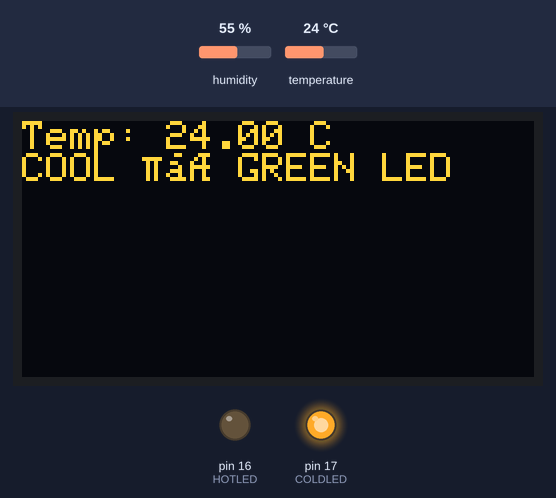
The sketch below on a simulated Arduino Uno, built with avr-gcc and run on an emulated ATmega328P. On the bench: 128×64 one-colour display, output pins drawn as LEDs (lit = HIGH). The test bench sets the inputs (shaded band); at power-on: temperature 24 °C, humidity 55 %. The OLED is the two-colour kind (top 16 rows yellow); what the sketch prints to the serial monitor is not drawn.

Above: at 2.9 s.
3.0 s: temperature set to 28 °C
At 4.6 s:
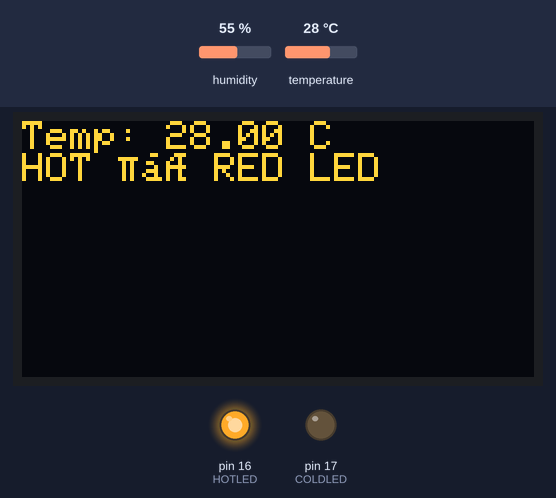
5.8 s: temperature set to 24 °C
At 6.9 s:
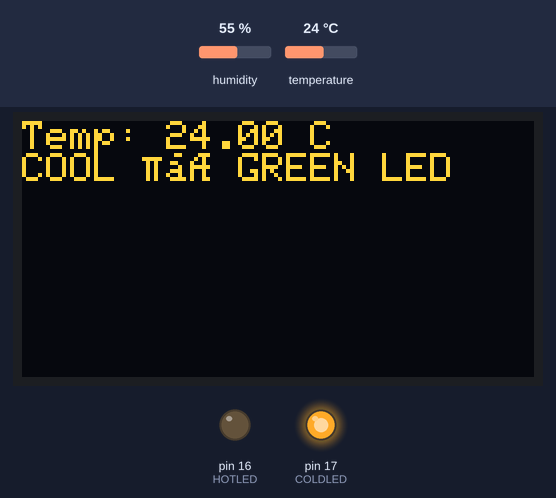
8.6 s: temperature set to 12 °C
At 11.5 s:
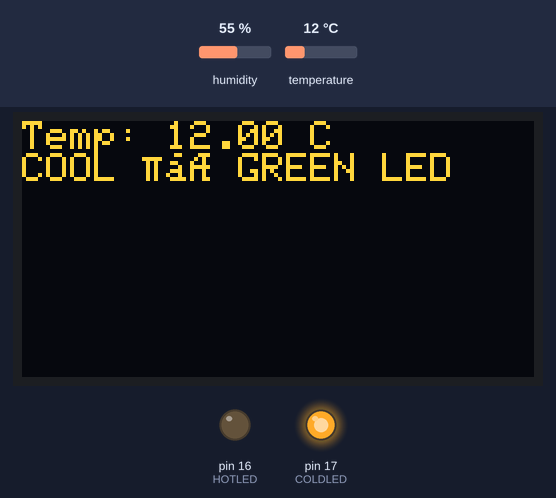
Timing chart, 0 to 13.0 s (numbered marks = the images above; inputs shaded):
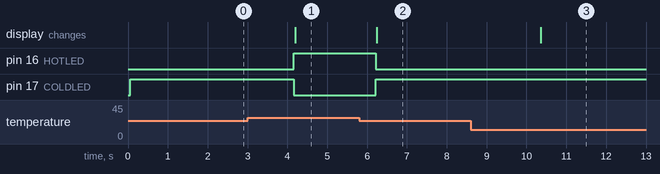

Measured:
- the behaviour switches between 26 and 25 °C on temperature (found by bisection; images 1 and 2)
- after the input at 3.0 s, pin 16 (HOTLED): LOW → HIGH after 1.2 s; pin 17 (COLDLED): HIGH → LOW after 1.2 s; the display: changes after 1.2 s (image 1)
- after the input at 5.8 s, pin 16 (HOTLED): HIGH → LOW after 0.42 s; pin 17 (COLDLED): LOW → HIGH after 0.42 s; the display: changes after 0.45 s (image 2)
- after the input at 8.6 s, the display: changes after 1.8 s (image 3)

The sketch:

Prototype-w-OLED-Display.ino
```cpp
#include <DHT.h>
#include <Wire.h>
#include <Adafruit_GFX.h>
#include <Adafruit_SSD1306.h>

#define DHTPIN 4
#define DHTTYPE DHT11
#define HOTLED 16
#define COLDLED 17
#define TEMP 25

// OLED setup
#define SCREEN_WIDTH 128
#define SCREEN_HEIGHT 64
#define OLED_RESET -1
Adafruit_SSD1306 display(SCREEN_WIDTH, SCREEN_HEIGHT, &Wire, OLED_RESET);

DHT dht(DHTPIN, DHTTYPE);

void setup() {
  Serial.begin(9600);
  dht.begin();

  pinMode(HOTLED, OUTPUT);
  pinMode(COLDLED, OUTPUT);

  digitalWrite(HOTLED, LOW);
  digitalWrite(COLDLED, LOW);

  // Initialize OLED
  if(!display.begin(SSD1306_SWITCHCAPVCC, 0x3C)) { // I2C address 0x3C is common
    Serial.println(F("LCD init failed"));
    for(;;); // Halt if display fails
  }
  display.clearDisplay();
  display.setTextSize(1);
  display.setTextColor(SSD1306_WHITE);
}

void loop() {
  float temp = dht.readTemperature();

  if(isnan(temp)) {
    Serial.println("Check DHT11 Sense Pin!");
    display.clearDisplay();
    display.setCursor(0,0);
    display.println("Sensor Error!");
    display.display();
    return;
  }

  Serial.print("Temperature: ");
  Serial.print(temp);
  Serial.println(" degrees Celsius");

  String status;
  if (temp > TEMP) {
    digitalWrite(HOTLED, HIGH);
    digitalWrite(COLDLED, LOW);
    status = "HOT → RED LED";
  } else {
    digitalWrite(HOTLED, LOW);
    digitalWrite(COLDLED, HIGH);
    status = "COOL → GREEN LED";
  }

  // OLED output
  display.clearDisplay();
  display.setCursor(0,0);
  display.print("Temp: ");
  display.print(temp);
  display.println(" C");
  display.println(status);
  display.display();

  delay(2000);
}
```
